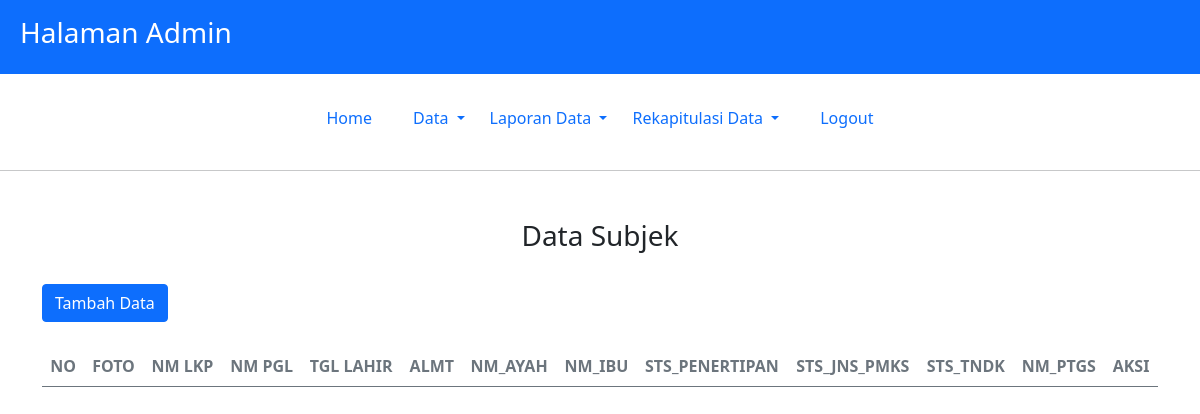
Page /admin/hal.php?p=subjek_data (signed in) on the earlier database version.
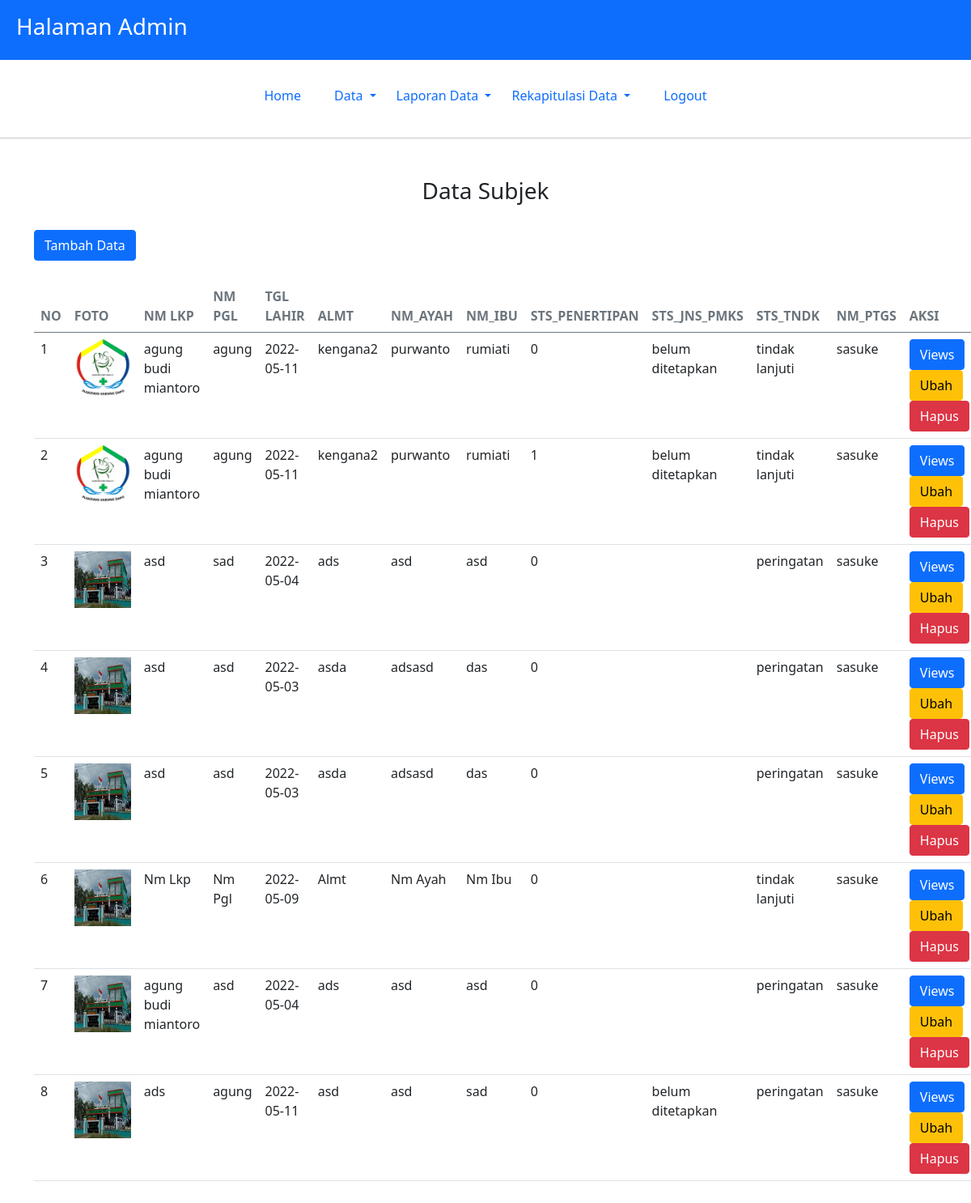
Same page on the later database version.
### tables this page shows
CREATE TABLE IF NOT EXISTS `subjek_kedua` (
`id_subjek_kedua` int(2) NOT NULL,
  `id_subjek` int(2) NOT NULL,
  `rwt_pnykt` text NOT NULL,
  `pengobatan` text NOT NULL,
  `sts_tdk` varchar(10) NOT NULL,
  `btk_tdk` text NOT NULL,
  `proses_tdk` text NOT NULL,
  `kpn_mjln` varchar(30) NOT NULL,
  `btk_kgt` varchar(20) NOT NULL,
  `als_mlk_kgt` text NOT NULL,
  `niat_brht` varchar(10) NOT NULL,
  `cr_brht` text NOT NULL,
  `dpt_kkrs_fm` varchar(10) NOT NULL,
  `btk_kkrs_fm` text NOT NULL,
  `org_mlk_kkrs` text NOT NULL,
  `dpt_kkrs_es` varchar(15) NOT NULL,
  `btk_kkrs_es` text NOT NULL,
  `org_mlk_kkrs_es` text NOT NULL,
  `plprn_es` varchar(15) NOT NULL,
  `btk_proses` text NOT NULL,
  `nm_kms_npz` text NOT NULL,
  `dpt_npz` text NOT NULL,
  `als_mks_npz` text NOT NULL,
  `foto` varchar(30) NOT NULL,
  `sts_penertipan` int(11) NOT NULL,
  `sts_tndk` varchar(30) NOT NULL,
  `sts_jns_pmks` varchar(30) NOT NULL,
  `tgl_pendataan` date NOT NULL,
  `jam` time NOT NULL,
  `nm_ptgs` varchar(25) NOT NULL
);

CREATE TABLE IF NOT EXISTS `subjek` (
`id_subjek` int(2) NOT NULL,
  `id_user` int(2) NOT NULL,
  `nm_lkp` varchar(40) NOT NULL,
  `nm_pgl` varchar(30) NOT NULL,
  `jk` varchar(10) NOT NULL,
  `tmpt_lahir` varchar(30) NOT NULL,
  `tgl_lahir` date NOT NULL,
  `umur` int(11) NOT NULL,
  `sts_tmp_tgl` varchar(20) NOT NULL,
  `akte` varchar(10) NOT NULL,
  `almt` text NOT NULL,
  `kecamatan` text NOT NULL,
  `cr_fisik` text NOT NULL,
  `wrn_rmbt` varchar(10) NOT NULL,
  `btk_rmbt` varchar(15) NOT NULL,
  `kmp_bcr` varchar(30) NOT NULL,
  `pmpln` varchar(15) NOT NULL,
  `aks_tbh` text NOT NULL,
  `bks_lk` text NOT NULL,
  `cct_tbh` text NOT NULL,
  `nm_ayah` varchar(30) NOT NULL,
  `nm_pgl_ayah` varchar(30) NOT NULL,
  `nm_pgl_ibu` varchar(30) NOT NULL,
  `nm_ibu` varchar(30) NOT NULL,
  `sts_ayah` varchar(15) NOT NULL,
  `sts_ibu` varchar(15) NOT NULL,
  `pkj_ayah` varchar(30) NOT NULL,
  `pkj_ibu` varchar(30) NOT NULL,
  `trhir_ktm_klg` text NOT NULL,
  `sts_sklh` varchar(15) NOT NULL,
  `als_pts_sklh` text NOT NULL,
  `niat_ljt_sklh` varchar(10) NOT NULL
);

### admin/mod_subjek/subjek_data.php (the view)
<h3 class="text-center" style="text-transform: capitalize;">data subjek</h3>
<br>
<a href="?p=subjek_tambah" class="btn btn-primary">Tambah Data</a>
<br>
<br>
<div class="">
    <table class="table align-items-center mb-0 display" id="table_id">
        <thead>
            <tr>
                <th class="text-center text-uppercase text-secondary text-xxs font-weight-bolder opacity-7">No</th>
                <th class="text-uppercase text-secondary text-xxs font-weight-bolder opacity-7">foto</th>
                <th class="text-uppercase text-secondary text-xxs font-weight-bolder opacity-7">nm lkp</th>
                <th class="text-uppercase text-secondary text-xxs font-weight-bolder opacity-7">nm pgl</th>
                <th class="text-uppercase text-secondary text-xxs font-weight-bolder opacity-7">tgl lahir</th>
                <th class="text-uppercase text-secondary text-xxs font-weight-bolder opacity-7">almt</th>
                <th class="text-uppercase text-secondary text-xxs font-weight-bolder opacity-7">nm_ayah</th>
                <th class="text-uppercase text-secondary text-xxs font-weight-bolder opacity-7">nm_ibu</th>
                <th class="text-uppercase text-secondary text-xxs font-weight-bolder opacity-7">sts_penertipan</th>
                <th class="text-uppercase text-secondary text-xxs font-weight-bolder opacity-7">sts_jns_pmks</th>
                <th class="text-uppercase text-secondary text-xxs font-weight-bolder opacity-7">sts_tndk</th>
                <th class="text-uppercase text-secondary text-xxs font-weight-bolder opacity-7">nm_ptgs</th>
                <th class="text-uppercase text-secondary text-xxs font-weight-bolder opacity-7">Aksi</th>
            </tr>
        </thead>
        <tbody>
            <?php
            $no = 1;
            $query = mysqli_query($conn, "SELECT subjek.*, subjek_kedua.* FROM subjek, subjek_kedua where subjek.id_subjek = subjek_kedua.id_subjek");
            while ($data = mysqli_fetch_assoc($query)) {
            ?><tr>
                    <td>
                        <?= $no++ ?>
                    </td>
                    <td>
                        <img src="../assets/img/subjek/<?= $data['foto'] ?>" alt="" width="70px" height="70px">
                    </td>
                    <td>
                        <?= $data['nm_lkp'] ?>
                    </td>
                    <td>
                        <?= $data['nm_pgl'] ?>
                    </td>
                    <td>
                        <?= $data['tgl_lahir'] ?>
                    </td>
                    <td>
                        <?= $data['almt'] ?>
                    </td>
                    <td>
                        <?= $data['nm_ayah'] ?>
                    </td>
                    <td>
                        <?= $data['nm_ibu'] ?>
                    </td>
                    <td>
                        <?= $data['sts_penertipan'] ?>
                    </td>
                    <td>
                        <?= $data['sts_jns_pmks'] ?>
                    </td>
                    <td>
                        <?= $data['sts_tndk'] ?>
                    </td>
                    <td>
                        <?= $data['nm_ptgs'] ?>
                    </td>
                    <td>
                        <a href="?p=subjek_views&id=<?= $data['id_subjek'] ?>" class="btn btn-primary">Views</a>
                        <a href="?p=subjek_edit&id=<?= $data['id_subjek'] ?>" class="btn btn-warning">Ubah</a>
                        <a href="?p=subjek_proses_hapus&id=<?= $data['id_subjek'] ?>" onclick="return confirm('anda yakin ingin menghapus data?')" class="btn btn-danger">Hapus</a>
                    </td>
                </tr>
            <?php }; ?>
        </tbody>
    </table>
</div>

Differences in the rows shown:
added subjek_kedua: foto (picture), id_subjek.nm_lkp "agung budi miantoro", id_subjek.nm_pgl "agung", id_subjek.tgl_lahir "2022-05-11", id_subjek.almt "kengana2", id_subjek.nm_ayah "purwanto", id_subjek.nm_ibu "rumiati", sts_penertipan "0", sts_jns_pmks "belum ditetapkan", sts_tndk "tindak lanjuti", nm_ptgs "sasuke"
added subjek_kedua: foto (picture), id_subjek.nm_lkp "agung budi miantoro", id_subjek.nm_pgl "agung", id_subjek.tgl_lahir "2022-05-11", id_subjek.almt "kengana2", id_subjek.nm_ayah "purwanto", id_subjek.nm_ibu "rumiati", sts_penertipan "1", sts_jns_pmks "belum ditetapkan", sts_tndk "tindak lanjuti", nm_ptgs "sasuke"
added subjek_kedua: foto (picture), id_subjek.nm_lkp "asd", id_subjek.nm_pgl "sad", id_subjek.tgl_lahir "2022-05-04", id_subjek.almt "ads", id_subjek.nm_ayah "asd", id_subjek.nm_ibu "asd", sts_penertipan "0", sts_tndk "peringatan", nm_ptgs "sasuke"
added subjek_kedua: foto (picture), id_subjek.nm_lkp "asd", id_subjek.nm_pgl "asd", id_subjek.tgl_lahir "2022-05-03", id_subjek.almt "asda", id_subjek.nm_ayah "adsasd", id_subjek.nm_ibu "das", sts_penertipan "0", sts_tndk "peringatan", nm_ptgs "sasuke"
added subjek_kedua: foto (picture), id_subjek.nm_lkp "asd", id_subjek.nm_pgl "asd", id_subjek.tgl_lahir "2022-05-03", id_subjek.almt "asda", id_subjek.nm_ayah "adsasd", id_subjek.nm_ibu "das", sts_penertipan "0", sts_tndk "peringatan", nm_ptgs "sasuke"
added subjek_kedua: foto (picture), id_subjek.nm_lkp "Nm Lkp", id_subjek.nm_pgl "Nm Pgl", id_subjek.tgl_lahir "2022-05-09", id_subjek.almt "Almt", id_subjek.nm_ayah "Nm Ayah", id_subjek.nm_ibu "Nm Ibu", sts_penertipan "0", sts_tndk "tindak lanjuti", nm_ptgs "sasuke"
added subjek_kedua: foto (picture), id_subjek.nm_lkp "agung budi miantoro", id_subjek.nm_pgl "asd", id_subjek.tgl_lahir "2022-05-04", id_subjek.almt "ads", id_subjek.nm_ayah "asd", id_subjek.nm_ibu "asd", sts_penertipan "0", sts_tndk "peringatan", nm_ptgs "sasuke"
added subjek_kedua: foto (picture), id_subjek.nm_lkp "ads", id_subjek.nm_pgl "agung", id_subjek.tgl_lahir "2022-05-11", id_subjek.almt "asd", id_subjek.nm_ayah "asd", id_subjek.nm_ibu "sad", sts_penertipan "0", sts_jns_pmks "belum ditetapkan", sts_tndk "peringatan", nm_ptgs "sasuke"
